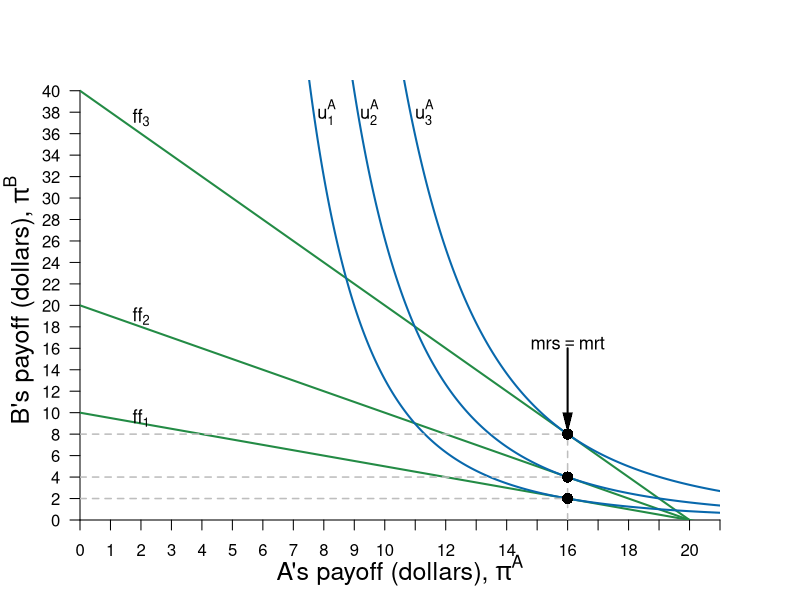

Generate this figure with R:
#Graph Designer: Simon Halliday
#Authors: Bowles, Foley and Halliday
#Title: Microeconomics: Competition, Conflict and Coordination

library(shape)
pdf(file = "constrained_optimization/feasible_dictator_problemset.pdf", width = 8, height = 8)

#Set parameters for graphics
axislabelsize <- 1.5
labelsize <- 1.1
graphlinewidth <- 2
segmentlinewidth <- 1.5

COL <- c("#7fc97f", "#beaed4", "#fdc086", "#ffff99", "#386cb0", "#f0027f", "#bf5b17", "#666666")
COLA <- c("#e0f3db", "#99d8c9","#66c2a4","#41ae76", "#238b45", "#005824")
COLB <- c("#4eb3d3", "#2b8cbe", "#0868ac","#084081")

#Edited the margins to cater for the larger LHS labels
par(mar =  c(4, 4, 4, 4))

ppf <- function(x, slope = 1, bary = 20) {
  bary - slope * x
}

uFn <- function(x, y, alpha = 0.8){
  ((x)^alpha)*(y^(1-alpha))
}

indiffA <- function(x, ubar = uFn(8,2) - 1, alpha = 0.3) {
  (ubar/ ((x)^alpha))^(1/ (1 - alpha))
}

ylims <- c(0, 41)
xlims <- c(0, 21)

npts <- 501 
x <- seq(xlims[1], xlims[2], length.out = npts)
y <- seq(ylims[1], ylims[2], length.out = npts) 
a <- c(uFn(16, 2), uFn(16, 4), uFn(16, 8)) #alpha = 0.8

plot(0, 0, xlim = xlims, ylim = ylims, type = "n",
     xlab = expression(paste("")),
     ylab = expression(paste("")), 
     xaxt = "n", 
     yaxt = "n", 
     cex.lab = axislabelsize, 
     bty = "n", 
     xaxs="i", 
     yaxs="i"
)


# ticksy <- seq(from = 0, to = ylims[2], by = 1)
# ylabels <- seq(from = 0, to = ylims[2], by = 1)
ticksx <- seq(from = 0, to = xlims[2], by = 1)
xlabels <- seq(from = 0, to = xlims[2], by = 1)
ticksy <- seq(from = 0, to = ylims[2], by = 2)
ylabels <- seq(from = 0, to = ylims[2], by = 2)
# ticksx <- c(xlims[1], 5.25, 8.944272, xlims[2])
# xlabels <- c(NA, expression(paste(x,"*")), expression(paste(bar(x))), NA)

axis(1, at = ticksx, pos = 0, labels = xlabels)
axis(2, at = ticksy, pos = 0, labels = ylabels, las = 1)

npts <- 500 
xx1 <- seq(xlims[1], xlims[2], length.out = npts)
xx2 <- seq(0, xlims[2], length.out = npts)
xx3 <- seq(xlims[1], 0, length.out = npts)
xx4 <- seq(-11, 0, length.out = npts)

#Draw the polygon for shading the feasible set
# xpoly1 <- seq(from = xlims[1], 10, length.out = 500)
# ypoly1 <- ppf(xpoly1)
# polygon(x = c(0, xpoly1, 0),
#         y = c(0, ypoly1, 0),
#         col=COLA[1], density=NULL, border = NA)

#Draw the graphs
lines(xx1, ppf(xx1), col = COLA[5], lwd = graphlinewidth)
lines(xx1, ppf(xx1, bary = 40, slope = 2), col = COLA[5], lwd = graphlinewidth)
lines(xx1, ppf(xx1, bary = 10, slope = 0.5), col = COLA[5], lwd = graphlinewidth)

#Label the feasible frontier
# text(16, 3, expression("Feasible Frontier"), cex = labelsize)
# Arrows(16, 3.1, 16, 3.9, col = "black", lty = 1, lwd = 2, arr.type = "triangle", arr.lwd = 0.5)

contour(x, y, 
        outer(x, y, uFn),
        drawlabels = FALSE,
        col = COLB[3],
        lwd = graphlinewidth,
        levels = a, 
        xaxs="i", 
        yaxs="i", 
        add = TRUE)

#Axis labels
mtext(expression(paste("A's payoff (dollars), ", pi^A)), side = 1, line = 2.5, cex = axislabelsize)
text(-2, 0.5*ylims[2], expression(paste("B's payoff (dollars), ", pi^B)), xpd = TRUE, cex = axislabelsize, srt = 90) 

#Add mrs = mrt at i
text(16, 16.5, expression(paste(mrs == mrt)), cex = labelsize)
Arrows(16, 16, 16, 9.1, col = "black", lty = 1, lwd = 2, arr.type = "triangle", arr.lwd = 0.5)

#Label the indifference curves
text(8.1, 38, expression(u[1]^A), cex = labelsize)
text(9.5, 38, expression(u[2]^A), cex = labelsize)
text(11.3, 38, expression(u[3]^A), cex = labelsize)

#Label the feasible frontiers
text(2, 9.5, expression(ff[1]), cex = labelsize)
text(2, 19, expression(ff[2]), cex = labelsize)
text(2, 37.5, expression(ff[3]), cex = labelsize)

#Annotate max u point on feasible frontier
#text(5.2, ppf(5) + 0.2, expression(paste(i)), cex = labelsize)

segments(0, ppf(x = 16, bary = 10, slope = 0.5), 16, ppf(x = 16, bary = 10, slope = 0.5), lty = 2, col = "gray", lwd = segmentlinewidth)
segments(0, ppf(x = 16), 16, ppf(x = 16), lty = 2, col = "gray", lwd = segmentlinewidth)
segments(16, 0, 16, ppf(x = 16, bary = 40, slope = 2), lty = 2, col = "gray", lwd = segmentlinewidth)
segments(0, ppf(x = 16, bary = 40, slope = 2), 16, ppf(x = 16, bary = 40, slope = 2), lty = 2, col = "gray", lwd = segmentlinewidth)

points(16, ppf(x = 16, bary = 10, slope = 0.5), pch = 16, col = "black", cex = 1.5)
points(16, ppf(x = 16), pch = 16, col = "black", cex = 1.5)
points(16, ppf(x = 16, bary = 40, slope = 2), pch = 16, col = "black", cex = 1.5)



# text(2.3+0.2, ppf(2.3) + 0.2, expression(paste(a)), cex = labelsize)
# segments(2.3, 0, 2.3, ppf(x = 2.3), lty = 2, col = "gray", lwd = segmentlinewidth)
# segments(0, ppf(x = 2.3), 2.3, ppf(x = 2.3), lty = 2, col = "gray", lwd = segmentlinewidth)
# points(2.3, ppf(x = 2.3), pch = 16, col = "black", cex = 1.5)


# text(7.7+0.2, ppf(7.7) + 0.2, expression(paste(b)), cex = labelsize)
# segments(7.7, 0, 7.7, ppf(x = 7.7), lty = 2, col = "gray", lwd = segmentlinewidth)
# segments(0, ppf(x = 7.7), 7.7, ppf(x = 7.7), lty = 2, col = "gray", lwd = segmentlinewidth)
# points(7.7, ppf(x = 7.7), pch = 16, col = "black", cex = 1.5)



dev.off()
